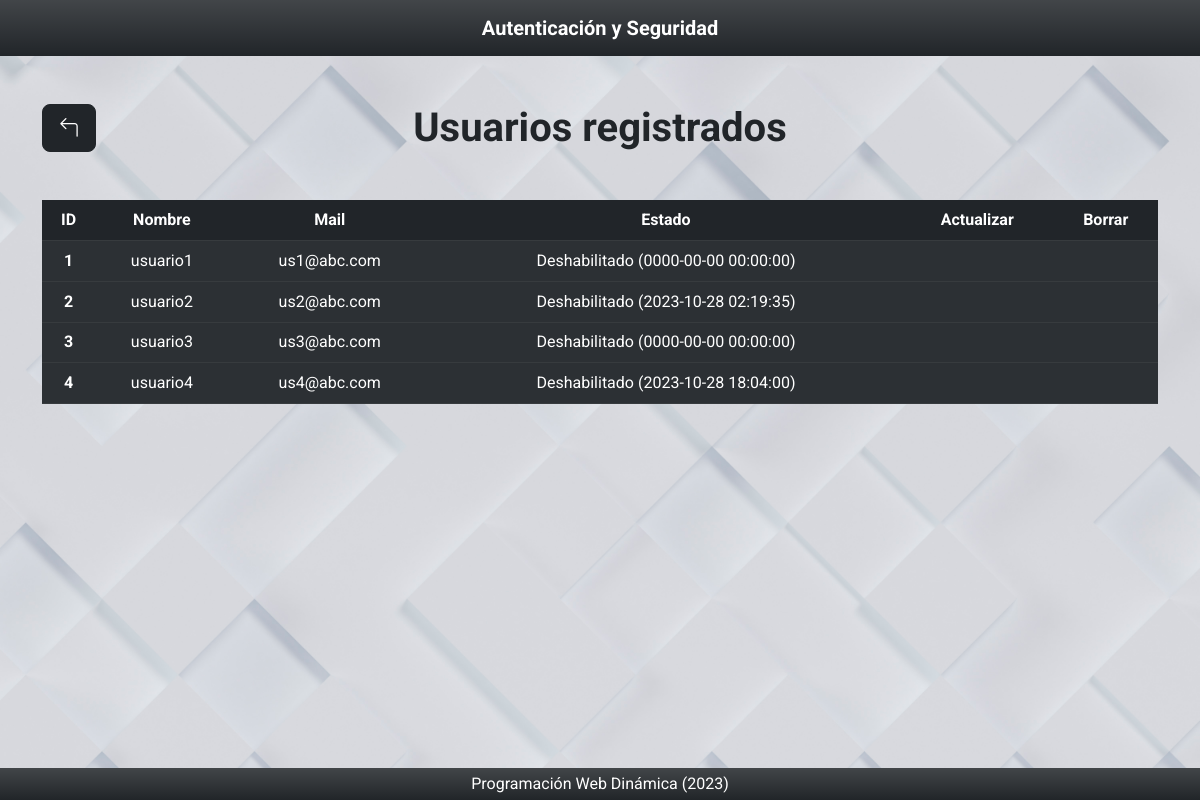
Before: /vista/paginas/listarUsuario.php with the older database file.
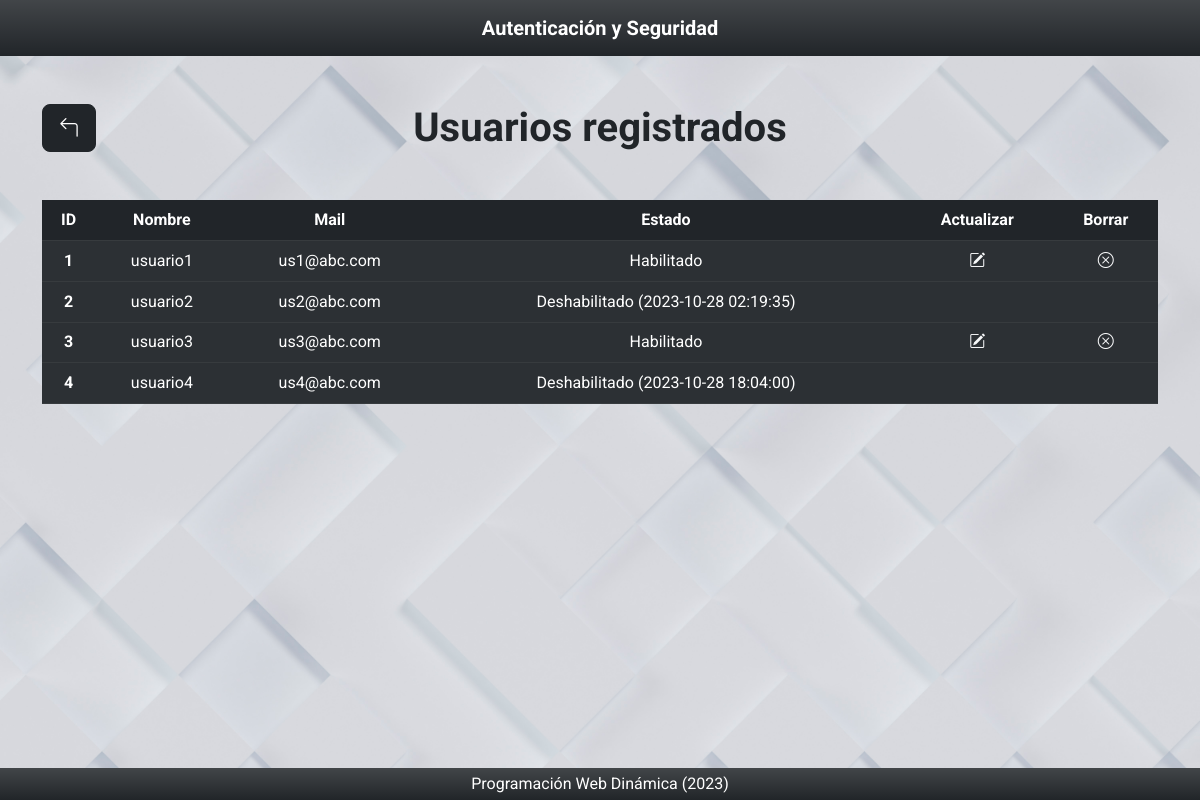
After: the same page with the newer database file.
### tables this page shows
CREATE TABLE usuario (
    idusuario bigint(20) AUTO_INCREMENT,
    usnombre varchar(50),
    uspass varchar(50),
    usmail varchar(50),
    usdeshabilitado timestamp NULL DEFAULT NULL,
    PRIMARY KEY (idusuario)
);

### util/funciones.php (called while the page is built, shortened)
<?php
    spl_autoload_register(function($class_name) {
        $directorys = array(
            $GLOBALS['ROOT'].'modelo/',
            $GLOBALS['ROOT'].'modelo/conector/',
            $GLOBALS['ROOT'].'control/',
        );
    });
?>

### modelo/usuario.php (called while the page is built, shortened)
<?php
    class usuario {
        private $idusuario;
        private $usnombre;
        private $usmail;
        private $usdeshabilitado;
        public function __construct() {
            $this -> idusuario = null;
            $this -> usnombre = "";
            $this -> usmail = "";
            $this -> usdeshabilitado = null;
        }
        public function getIdusuario() {
            return $this -> idusuario;
        }
        public function setIdusuario($nuevoIdusuario) {
            $this -> idusuario = $nuevoIdusuario;
        }
        public function getUsnombre() {
            return $this -> usnombre;
        }
        public function setUsnombre($nuevoUsnombre) {
            $this -> usnombre = $nuevoUsnombre;
        }
        public function getUsmail() {
            return $this -> usmail;
        }
        public function setUsmail($nuevoUsmail) {
            $this -> usmail = $nuevoUsmail;
        }
        public function getUsdeshabilitado() {
            return $this -> usdeshabilitado;
        }
        public function setUsdeshabilitado($nuevoUsdeshabilitado) {
            $this -> usdeshabilitado = $nuevoUsdeshabilitado;
        }
        public function listar($parametro = "") {
            $arreglo = array();
            $base = new BaseDatos();
            $sql = "SELECT * FROM usuario ";
            if ($parametro != ""){
                $sql .= "WHERE " . $parametro;
            }
            $respuesta = $base -> Ejecutar($sql);
            if ($respuesta > -1){
                if ($respuesta > 0){
                    while ($row = $base -> Registro()){
                        $obj = new usuario();
                        $obj -> setear($row["idusuario"], $row["usnombre"], $row["uspass"], $row["usmail"], $row["usdeshabilitado"]);
                        array_push($arreglo, $obj);
                    }
                }
            } else {
                $this->setmensajeoperacion("usuario->listar: " . $base -> getError());
            }
            return $arreglo;
        }
    }
?>

### modelo/conector/BaseDatos.php (called while the page is built, shortened)
<?php
    class BaseDatos extends PDO {
        private $indice;
        private $resultado;
        public function __construct() {
            $this -> indice = 0;
        }
        public function setSQL($e) {
            return "\n" . $this -> sql = $e;
        }
        public function Ejecutar($sql) {
            if ( stristr($sql, "SELECT")){
                $resp =  $this -> EjecutarSelect($sql);
            }
            return $resp;
        }
        private function EjecutarSelect($sql) {
            $cant = -1;
            $resultado = parent :: query($sql);
            if (!$resultado) {
                $this -> analizarDebug();
            } else {
                $arregloResult = $resultado -> fetchAll();
                $cant = count($arregloResult);
            }
            return $cant;
        }
        public function Registro() {
            $filaActual = false;
            $indiceActual = $this->getIndice();
            if ($indiceActual >= 0) {
                $filas = $this -> getResultado();
                if ($indiceActual < count($filas)) {
                    $filaActual = $filas[$indiceActual];
                } else {
                    $this -> setIndice(-1);
                }
            }
            return $filaActual;
        }
        private function setIndice($valor) {
            $this -> indice = $valor;
        }
        private function getIndice() {
            return $this -> indice;
        }
        private function setResultado($valor) {
            $this -> resultado = $valor;
        }
        private function getResultado() {
            return $this -> resultado;
        }
    }
?>

### control/AbmUsuario.php (called while the page is built, shortened)
<?php
    class AbmUsuario {
        public function buscar($param) {
            $where = " true ";
            $objUsuario = new usuario();
            $arreglo = $objUsuario -> listar($where);
            return $arreglo;
        }
    }
?>

### vista/paginas/listarUsuario.php (the view, shortened to what this page needs)
<?php
    include_once("../estructura/encabezado.php");
    $objAbmUsuario = new AbmUsuario();
    $listaUsuarios = $objAbmUsuario -> buscar(null);
?>
<a class="btn btn-lg btn-dark text-center text-white float-start position-absolute d-flex justify-content-start" href="inicio.php"><i class="bi bi-arrow-90deg-left"></i></a>
<h1 class="mb-5 fw-bold">Usuarios registrados</h1>
<?php
    if (count($listaUsuarios) > 0) {
        echo "<table class='table table-striped table-dark'>";
        echo "<thead>";
        echo "<tr>";
        echo "<th scope='col'>ID</th>";
        echo "<th scope='col'>Nombre</th>";
        echo "<th scope='col'>Mail</th>";
        echo "<th scope='col'>Estado</th>";
        echo "<th scope='col'>Actualizar</th>";
        echo "<th scope='col'>Borrar</th>";
        echo "</tr>";
        echo "</thead>";
        echo "<tbody>";
        if (count($listaUsuarios) > 0) {
            foreach ($listaUsuarios as $objUsuario) {
                echo "<tr>";
                echo "<th scope='row'>" . $objUsuario -> getIdusuario() . "</th>";
                echo "<td>" . $objUsuario -> getUsnombre() . "</td>";
                echo "<td>" . $objUsuario -> getUsmail() . "</td>";
                if ($objUsuario -> getUsdeshabilitado() == NULL) {
                    echo "<td>Habilitado</td>";
                    echo "<td><a class='bi bi-pencil-square link-light' href='../accion/actualizarLogin.php?accion=editar&idusuario=" . $objUsuario->getIdusuario() ."'></a></td>";
                    echo "<td><a class='bi bi-x-circle link-light' href='../accion/eliminarLogin.php?accion=borrar&idusuario=" . $objUsuario->getIdusuario() ."'></a></td>";
                } else {
                    echo "<td>Deshabilitado (" . $objUsuario -> getUsdeshabilitado() . ")</td>";
                    echo "<td></td>";
                    echo "<td></td>";
                }
                echo "<tr>";
            }
        }
        echo "</tbody>";
        echo "</table>";
    } else {
        echo "<h3>No hay usuarios cargados en la base de datos!</h3>";
    }
?>
<?php
    include_once("../estructura/pie.php");
?>

### vista/estructura/encabezado.php (shortened to what this page needs)
<!DOCTYPE html>
<html lang="en">
    <head>
        <link rel="stylesheet" href="../css/bootstrap.min.css">
        <link rel="stylesheet" href="https://cdn.jsdelivr.net/npm/bootstrap-icons@1.11.1/font/bootstrap-icons.css">
        <link rel="stylesheet" href="../css/style.css">
    </head>
    <body>
        <nav class="navbar bg-dark bg-gradient navbar-expand-lg navbar-dark position-absolute top-0 w-100">
            <div class="container-fluid">
                <a href="../paginas/inicio.php" class="navbar-brand fw-bold m-auto">Autenticación y Seguridad</a>
            </div>
        </nav>
        <div class="banner-image w-100 vh-100 d-flex justify-content-center overflow-auto">
            <div class="content text-center mt-5 w-100">
                <div class="container mt-2 d-grid gap-5">
                    <div class="py-5">

### vista/estructura/pie.php (shortened to what this page needs)
                    </div>
                </div>
            </div>
        </div>
        <footer class="bg-dark bg-gradient text-center text-lg-start position-absolute bottom-0 w-100">
            <div class="text-center text-white my-1">
                Programación Web Dinámica (2023)
            </div>
        </footer>
    </body>
</html>

### vista/css/style.css (style rules this page uses)
* { font-family: 'Roboto', sans-serif; }
nav { z-index: 100; }
.banner-image { background-image: url(../img/banner-img.jpg); background-size: cover; }

Changed rows visible on the page:
changed usuario "usuario1": usdeshabilitado "0000-00-00 00:00:00" → (not shown); usdeshabilitado "Deshabilitado ( )" → "Habilitado"
changed usuario "usuario3": usdeshabilitado "0000-00-00 00:00:00" → (not shown); usdeshabilitado "Deshabilitado ( )" → "Habilitado"
